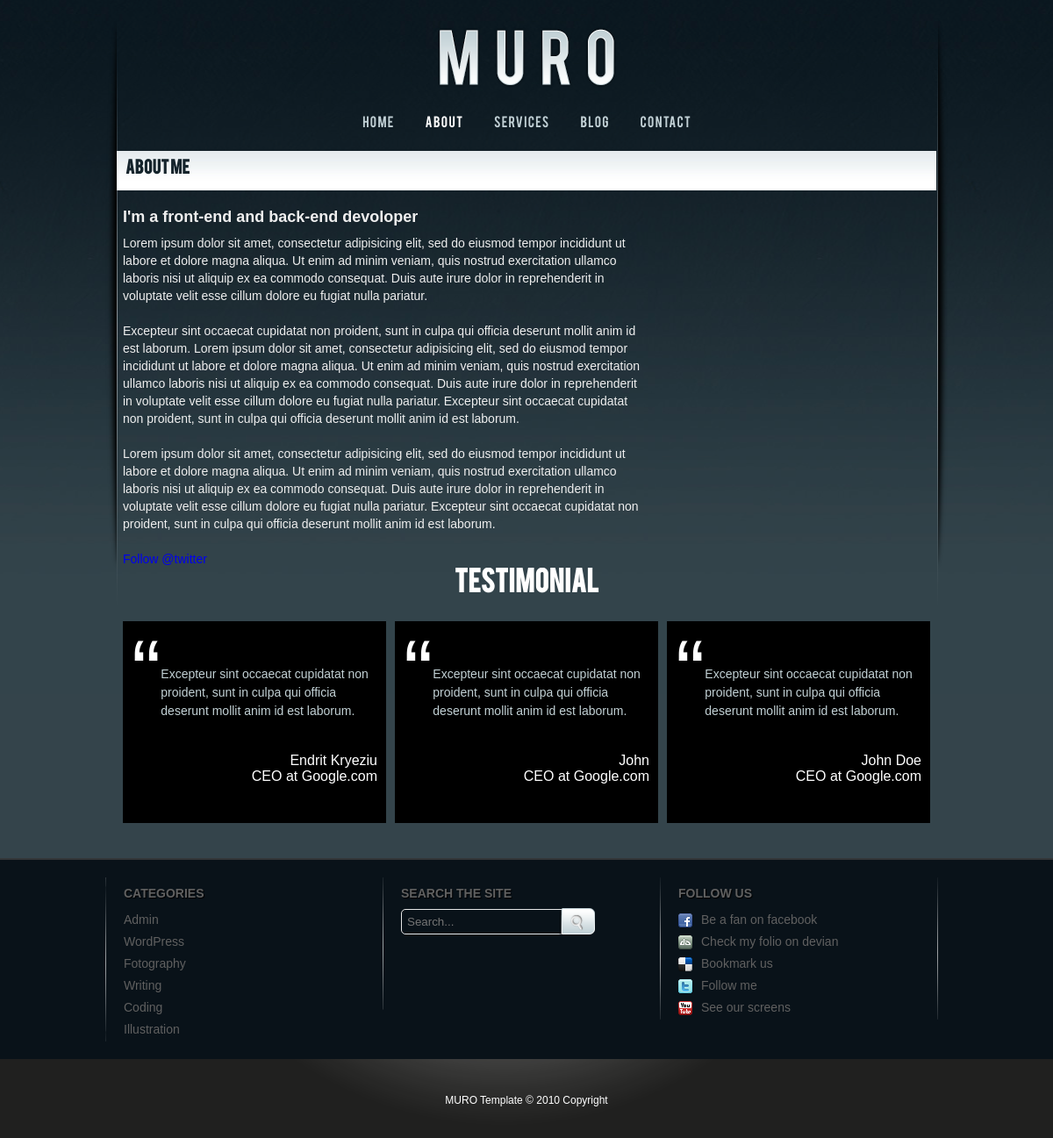
Page /about.php on the committed database.
### tables this page shows
CREATE TABLE `about` (
  `id` int(11) NOT NULL,
  `title` varchar(250) NOT NULL,
  `info` text NOT NULL,
  `twitter` varchar(100) NOT NULL,
  `lastChange` datetime NOT NULL
);

CREATE TABLE `testimonial` (
  `id` int(11) NOT NULL,
  `text` varchar(250) NOT NULL,
  `name` varchar(100) NOT NULL,
  `title` varchar(100) NOT NULL,
  `company` varchar(100) NOT NULL
);

### about.php (the view, shortened to what this page needs)
<?php
	include('parts/header.php');
	require ('functions/db_connect.php');
	$query = "SELECT * FROM `testimonial` ORDER BY `id` DESC LIMIT 3";
    $result = $conn->query($query);
    $query2 = "SELECT * FROM `about`";
	$result2 = $conn->query($query2);
	$row2 = $result2->fetch_assoc();
?>
		<section class="pagestitle">
			<h1>about me</h1>
		</section>
		<section class="abouttext">
			<h3><?php echo $row2['title']; ?></h3>
			<p><?php echo $row2['info']; ?><br><br>
				<a href="https://twitter.com/<?php echo $row2['twitter']; ?>" class="twitter-follow-button" data-show-count="false">Follow @twitter</a><script async src="https://platform.twitter.com/widgets.js" charset="utf-8"></script>
			</p>
		</section>
		<section id="testimonial">
			<h1>Testimonial</h1>
			<?php while($row = $result->fetch_assoc()) {  ?>
			<div class="block">
				<span class="quote ">“</span>
				<p><?php echo $row['text']; ?></p>
				<span class="testWho"><?php echo $row['name']; ?><br><?php echo $row['title']; ?> at <?php echo $row['company']; ?></span>
			</div>
			<?php }?>
		</section>
<?php include('parts/footer.php'); ?>

### css/main.css (style rules this page uses)
* { margin: 0; padding: 0; list-style: none; list-style: none; text-decoration: none; }
body { background: #34444b url(../img/bg.jpg) repeat-x top center; color: #fff; }
.block { width: 290px; float: left; padding-left: 10px; }
.block p,.blockMid p { width: 271px; font-family: 'Arial', "sans-serif"; color: #c2d1d5; line-height: 21px; margin: 10px 0px; font-size: 14px; }
.pagestitle { clear: both; overflow: hidden; padding: 0px 13px; margin: 20px 0px; }
.pagestitle h1 { background: url(../img/pageh1bg.jpg) repeat-x #fff; height: 25px; color: #15242c; font-family: "Bebas", "sans-serif"; font-size: 18px; padding: 10px 10px; }
.abouttext { padding: 0px 20px; color: #efefef; font-size: 14px; font-weight: 500; font-family: 'Arial', "sans-serif"; clear: both; overflow: hidden; height: 45 0px; }
.abouttext h3 , .abouttext p { width: 600px; float: left; line-height: 20px; }
.abouttext h3 { font-size: 18px; margin-bottom: 10px; }
#testimonial { padding: 0px 20px; overflow: hidden; clear: both; font-family: "Arial", "sans-serif"; }
#testimonial h1 { font-family: "Bebas", "sans-serif"; font-size: 30px; text-transform: uppercase; text-align: center; margin-bottom: 30px; }
#testimonial .block { background: #000; width: 290px; height: 230px; margin-right: 10px; }
#testimonial .block:last-child { margin-right: 0px; }
#testimonial .block .testWho { float: right; text-align: right; padding: 10px; }
#testimonial .block .quote { float: left; font-size: 100px; }
#testimonial .block p { margin-top: 50px; min-height: 80px; max-height: 80px; }

### rows in the picture
about: title "I'm a front-end and back-end devoloper", info "Lorem ipsum dolor sit amet, consectetur adipisicing elit, sed do eiusmod tempor incididunt ut labore et dolore magna aliqua. Ut enim ad minim veniam, quis nostrud exercitation ullamco laboris nisi ut aliquip ex ea commodo consequat. Duis aute irure dolor in reprehenderit in voluptate velit esse cillum dolore eu fugiat nulla pariatur. Excepteur sint occaecat cupidatat non proident, sunt in culpa qui officia deserunt mollit anim id est laborum. Lorem ipsum dolor sit amet, consectetur adipisicing elit, sed do eiusmod tempor incididunt ut labore et dolore magna aliqua. Ut enim ad minim veniam, quis nostrud exercitation ullamco laboris nisi ut aliquip ex ea commodo consequat. Duis aute irure…"
testimonial: text "Excepteur sint occaecat cupidatat non proident, sunt in culpa qui officia deserunt mollit anim id est laborum.", name "Endrit Kryeziu", title "CEO", company "Google.com"
testimonial: text "Excepteur sint occaecat cupidatat non proident, sunt in culpa qui officia deserunt mollit anim id est laborum.", name "John", title "CEO", company "Google.com"
testimonial: text "Excepteur sint occaecat cupidatat non proident, sunt in culpa qui officia deserunt mollit anim id est laborum.", name "John Doe", title "CEO", company "Google.com"
